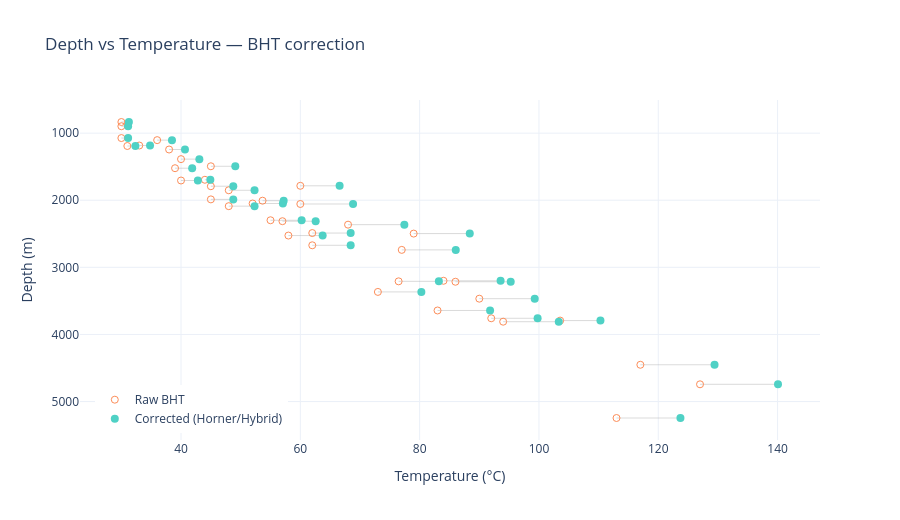

The notebook cell saved with this chart:
### Markdown cell above
## 3. Depth vs temperature

The correction shift (raw → corrected) is shown as a faint line per reading.

### Code cell
depth_temperature_scatter(out.measurements)

### Figure 1 — Plotly figure (JSON) as saved in the notebook; plotly's stock layout.template omitted (floating-point values rounded to 4 significant figures)
{"data": [{"hoverinfo": "skip", "line": {"color": "rgba(150,150,150,0.35)", "width": 1}, "mode": "lines", "showlegend": false, "type": "scatter", "x": [40.0, 42.82], "y": [1706.0, 1706.0]}, {"hoverinfo": "skip", "line": {"color": "rgba(150,150,150,0.35)", "width": 1}, "mode": "lines", "showlegend": false, "type": "scatter", "x": [73.0, 80.29], "y": [3366.0, 3366.0]}, {"hoverinfo": "skip", "line": {"color": "rgba(150,150,150,0.35)", "width": 1}, "mode": "lines", "showlegend": false, "type": "scatter", "x": [38.0, 40.66], "y": [1244.0, 1244.0]}, {"hoverinfo": "skip", "line": {"color": "rgba(150,150,150,0.35)", "width": 1}, "mode": "lines", "showlegend": false, "type": "scatter", "x": [40.0, 43.07], "y": [1387.0, 1387.0]}, {"hoverinfo": "skip", "line": {"color": "rgba(150,150,150,0.35)", "width": 1}, "mode": "lines", "showlegend": false, "type": "scatter", "x": [55.0, 60.22], "y": [2298.0, 2298.0]}, {"hoverinfo": "skip", "line": {"color": "rgba(150,150,150,0.35)", "width": 1}, "mode": "lines", "showlegend": false, "type": "scatter", "x": [30.0, 31.26], "y": [834.1, 834.1]}, {"hoverinfo": "skip", "line": {"color": "rgba(150,150,150,0.35)", "width": 1}, "mode": "lines", "showlegend": false, "type": "scatter", "x": [31.0, 32.35], "y": [1192.0, 1192.0]}, {"hoverinfo": "skip", "line": {"color": "rgba(150,150,150,0.35)", "width": 1}, "mode": "lines", "showlegend": false, "type": "scatter", "x": [36.0, 38.48], "y": [1104.0, 1104.0]}, {"hoverinfo": "skip", "line": {"color": "rgba(150,150,150,0.35)", "width": 1}, "mode": "lines", "showlegend": false, "type": "scatter", "x": [57.0, 62.57], "y": [2312.0, 2312.0]}, {"hoverinfo": "skip", "line": {"color": "rgba(150,150,150,0.35)", "width": 1}, "mode": "lines", "showlegend": false, "type": "scatter", "x": [30.0, 31.13], "y": [897.3, 897.3]}, {"hoverinfo": "skip", "line": {"color": "rgba(150,150,150,0.35)", "width": 1}, "mode": "lines", "showlegend": false, "type": "scatter", "x": [45.0, 49.1], "y": [1494.0, 1494.0]}, {"hoverinfo": "skip", "line": {"color": "rgba(150,150,150,0.35)", "width": 1}, "mode": "lines", "showlegend": false, "type": "scatter", "x": [33.0, 34.8], "y": [1185.0, 1185.0]}, {"hoverinfo": "skip", "line": {"color": "rgba(150,150,150,0.35)", "width": 1}, "mode": "lines", "showlegend": false, "type": "scatter", "x": [84.0, 93.57], "y": [3200.0, 3200.0]}, {"hoverinfo": "skip", "line": {"color": "rgba(150,150,150,0.35)", "width": 1}, "mode": "lines", "showlegend": false, "type": "scatter", "x": [90.0, 99.29], "y": [3467.0, 3467.0]}, {"hoverinfo": "skip", "line": {"color": "rgba(150,150,150,0.35)", "width": 1}, "mode": "lines", "showlegend": false, "type": "scatter", "x": [53.67, 57.21], "y": [2007.0, 2007.0]}, {"hoverinfo": "skip", "line": {"color": "rgba(150,150,150,0.35)", "width": 1}, "mode": "lines", "showlegend": false, "type": "scatter", "x": [44.0, 44.91], "y": [1695.0, 1695.0]}, {"hoverinfo": "skip", "line": {"color": "rgba(150,150,150,0.35)", "width": 1}, "mode": "lines", "showlegend": false, "type": "scatter", "x": [52.0, 57.08], "y": [2049.0, 2049.0]}, {"hoverinfo": "skip", "line": {"color": "rgba(150,150,150,0.35)", "width": 1}, "mode": "lines", "showlegend": false, "type": "scatter", "x": [83.0, 91.81], "y": [3643.0, 3643.0]}, {"hoverinfo": "skip", "line": {"color": "rgba(150,150,150,0.35)", "width": 1}, "mode": "lines", "showlegend": false, "type": "scatter", "x": [30.0, 31.13], "y": [1073.0, 1073.0]}, {"hoverinfo": "skip", "line": {"color": "rgba(150,150,150,0.35)", "width": 1}, "mode": "lines", "showlegend": false, "type": "scatter", "x": [48.0, 52.32], "y": [2088.0, 2088.0]}, {"hoverinfo": "skip", "line": {"color": "rgba(150,150,150,0.35)", "width": 1}, "mode": "lines", "showlegend": false, "type": "scatter", "x": [62.0, 68.44], "y": [2671.0, 2671.0]}, {"hoverinfo": "skip", "line": {"color": "rgba(150,150,150,0.35)", "width": 1}, "mode": "lines", "showlegend": false, "type": "scatter", "x": [58.0, 63.74], "y": [2526.0, 2526.0]}, {"hoverinfo": "skip", "line": {"color": "rgba(150,150,150,0.35)", "width": 1}, "mode": "lines", "showlegend": false, "type": "scatter", "x": [76.47, 83.22], "y": [3208.0, 3208.0]}, {"hoverinfo": "skip", "line": {"color": "rgba(150,150,150,0.35)", "width": 1}, "mode": "lines", "showlegend": false, "type": "scatter", "x": [77.0, 86.05], "y": [2740.0, 2740.0]}, {"hoverinfo": "skip", "line": {"color": "rgba(150,150,150,0.35)", "width": 1}, "mode": "lines", "showlegend": false, "type": "scatter", "x": [86.0, 95.27], "y": [3215.0, 3215.0]}, {"hoverinfo": "skip", "line": {"color": "rgba(150,150,150,0.35)", "width": 1}, "mode": "lines", "showlegend": false, "type": "scatter", "x": [117.0, 129.4], "y": [4452.0, 4452.0]}, {"hoverinfo": "skip", "line": {"color": "rgba(150,150,150,0.35)", "width": 1}, "mode": "lines", "showlegend": false, "type": "scatter", "x": [127.0, 140.1], "y": [4743.0, 4743.0]}, {"hoverinfo": "skip", "line": {"color": "rgba(150,150,150,0.35)", "width": 1}, "mode": "lines", "showlegend": false, "type": "scatter", "x": [60.0, 66.58], "y": [1785.0, 1785.0]}, {"hoverinfo": "skip", "line": {"color": "rgba(150,150,150,0.35)", "width": 1}, "mode": "lines", "showlegend": false, "type": "scatter", "x": [39.0, 41.87], "y": [1523.0, 1523.0]}, {"hoverinfo": "skip", "line": {"color": "rgba(150,150,150,0.35)", "width": 1}, "mode": "lines", "showlegend": false, "type": "scatter", "x": [62.0, 68.44], "y": [2489.0, 2489.0]}, {"hoverinfo": "skip", "line": {"color": "rgba(150,150,150,0.35)", "width": 1}, "mode": "lines", "showlegend": false, "type": "scatter", "x": [103.5, 110.3], "y": [3793.0, 3793.0]}, {"hoverinfo": "skip", "line": {"color": "rgba(150,150,150,0.35)", "width": 1}, "mode": "lines", "showlegend": false, "type": "scatter", "x": [92.0, 99.77], "y": [3759.0, 3759.0]}, {"hoverinfo": "skip", "line": {"color": "rgba(150,150,150,0.35)", "width": 1}, "mode": "lines", "showlegend": false, "type": "scatter", "x": [94.0, 103.3], "y": [3810.0, 3810.0]}, {"hoverinfo": "skip", "line": {"color": "rgba(150,150,150,0.35)", "width": 1}, "mode": "lines", "showlegend": false, "type": "scatter", "x": [79.0, 88.4], "y": [2497.0, 2497.0]}, {"hoverinfo": "skip", "line": {"color": "rgba(150,150,150,0.35)", "width": 1}, "mode": "lines", "showlegend": false, "type": "scatter", "x": [60.0, 68.84], "y": [2056.0, 2056.0]}, {"hoverinfo": "skip", "line": {"color": "rgba(150,150,150,0.35)", "width": 1}, "mode": "lines", "showlegend": false, "type": "scatter", "x": [68.0, 77.44], "y": [2364.0, 2364.0]}, {"hoverinfo": "skip", "line": {"color": "rgba(150,150,150,0.35)", "width": 1}, "mode": "lines", "showlegend": false, "type": "scatter", "x": [45.0, 48.76], "y": [1791.0, 1791.0]}, {"hoverinfo": "skip", "line": {"color": "rgba(150,150,150,0.35)", "width": 1}, "mode": "lines", "showlegend": false, "type": "scatter", "x": [45.0, 48.76], "y": [1987.0, 1987.0]}, {"hoverinfo": "skip", "line": {"color": "rgba(150,150,150,0.35)", "width": 1}, "mode": "lines", "showlegend": false, "type": "scatter", "x": [48.0, 52.32], "y": [1852.0, 1852.0]}, {"hoverinfo": "skip", "line": {"color": "rgba(150,150,150,0.35)", "width": 1}, "mode": "lines", "showlegend": false, "type": "scatter", "x": [113.0, 123.7], "y": [5245.0, 5245.0]}, {"marker": {"color": "#fc8d59", "size": 7, "symbol": "circle-open"}, "mode": "markers", "name": "Raw BHT", "type": "scatter", "x": [40.0, 73.0, 38.0, 40.0, 55.0, 30.0, 31.0, 36.0, 57.0, 30.0, 45.0, 33.0, 84.0, 90.0, 53.67, 44.0, 52.0, 83.0, 30.0, 48.0, 62.0, 58.0, 76.47, 77.0, 86.0, 117.0, 127.0, 60.0, 39.0, 62.0, 103.5, 92.0, 94.0, 79.0, 60.0, 68.0, 45.0, 45.0, 48.0, 113.0], "y": [1706.0, 3366.0, 1244.0, 1387.0, 2298.0, 834.1, 1192.0, 1104.0, 2312.0, 897.3, 1494.0, 1185.0, 3200.0, 3467.0, 2007.0, 1695.0, 2049.0, 3643.0, 1073.0, 2088.0, 2671.0, 2526.0, 3208.0, 2740.0, 3215.0, 4452.0, 4743.0, 1785.0, 1523.0, 2489.0, 3793.0, 3759.0, 3810.0, 2497.0, 2056.0, 2364.0, 1791.0, 1987.0, 1852.0, 5245.0]}, {"marker": {"color": "#4fd1c5", "size": 8}, "mode": "markers", "name": "Corrected (Horner/Hybrid)", "type": "scatter", "x": [42.82, 80.29, 40.66, 43.07, 60.22, 31.26, 32.35, 38.48, 62.57, 31.13, 49.1, 34.8, 93.57, 99.29, 57.21, 44.91, 57.08, 91.81, 31.13, 52.32, 68.44, 63.74, 83.22, 86.05, 95.27, 129.4, 140.1, 66.58, 41.87, 68.44, 110.3, 99.77, 103.3, 88.4, 68.84, 77.44, 48.76, 48.76, 52.32, 123.7], "y": [1706.0, 3366.0, 1244.0, 1387.0, 2298.0, 834.1, 1192.0, 1104.0, 2312.0, 897.3, 1494.0, 1185.0, 3200.0, 3467.0, 2007.0, 1695.0, 2049.0, 3643.0, 1073.0, 2088.0, 2671.0, 2526.0, 3208.0, 2740.0, 3215.0, 4452.0, 4743.0, 1785.0, 1523.0, 2489.0, 3793.0, 3759.0, 3810.0, 2497.0, 2056.0, 2364.0, 1791.0, 1987.0, 1852.0, 5245.0]}], "layout": {"height": 520, "legend": {"x": 0.02, "y": 0.02}, "title": {"text": "Depth vs Temperature — BHT correction"}, "xaxis": {"title": {"text": "Temperature (°C)"}}, "yaxis": {"autorange": "reversed", "title": {"text": "Depth (m)"}}}}
